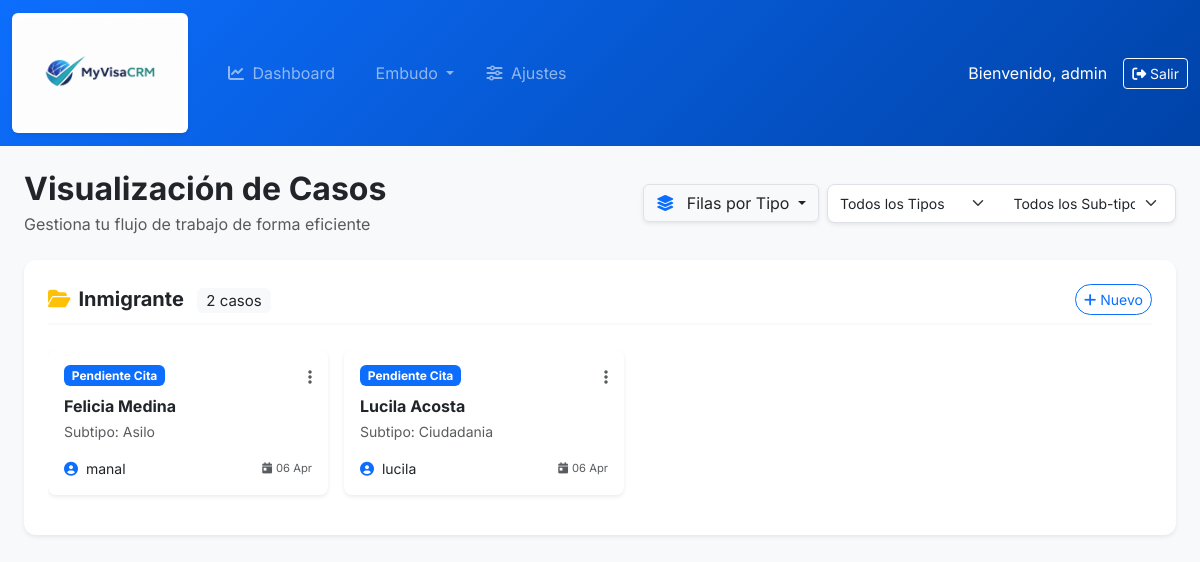
The page /funnel/?view=rows (signed in) on the database as committed earlier.
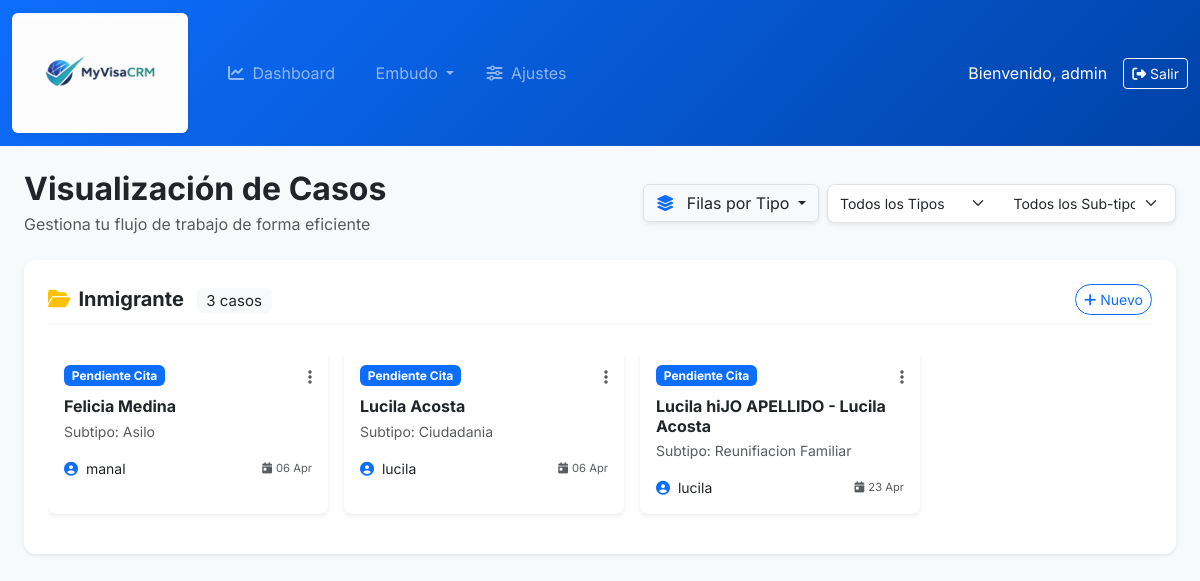
The same page on the database as committed later.
### crm/models.py (models this page shows, shortened)
class TipoCaso(models.Model):
    agencia = models.ForeignKey(Agencia, on_delete=models.CASCADE, related_name='tipos_casos')
    nombre = models.CharField(max_length=100)

class Caso(models.Model):
    agencia = models.ForeignKey(Agencia, on_delete=models.CASCADE, related_name='casos', null=True)
    titulo = models.CharField(max_length=200, help_text="Ej: Juan Perez - Residencia")
    tipo = models.ForeignKey(TipoCaso, on_delete=models.SET_NULL, null=True, blank=True)
    sub_tipo = models.ForeignKey(SubTipoCaso, on_delete=models.SET_NULL, null=True, blank=True)
    chat_habilitado = models.BooleanField(
        default=True,
        help_text="Permite al cliente enviar mensajes al preparador desde su portal"
    )
    beneficiario_principal = models.ForeignKey(User, on_delete=models.CASCADE, related_name='casos_cliente')
    preparador = models.ForeignKey(User, on_delete=models.SET_NULL, null=True, related_name='casos_gestionados')
    status_actual = models.ForeignKey(CaseStatus, on_delete=models.PROTECT, related_name='casos')
    caso_principal = models.ForeignKey('self', on_delete=models.SET_NULL, null=True, blank=True, related_name='sub_casos')
    derivado = models.ForeignKey('Derivado', on_delete=models.SET_NULL, null=True, blank=True, related_name='caso_especifico')
    fecha_apertura = models.DateTimeField(auto_now_add=True)
    ultima_modificacion = models.DateTimeField(auto_now=True)
    esta_archivado = models.BooleanField(
        default=False,
        help_text="Los casos archivados no cuentan para el límite del plan, pero no se pueden editar ni reabrir."
    )

class CaseStatus(models.Model):
    agencia = models.ForeignKey(Agencia, on_delete=models.CASCADE, related_name='estados_casos', null=True)
    nombre = models.CharField(max_length=100)
    orden = models.PositiveIntegerField(default=0, help_text="Define la posición en el embudo")
    color = models.CharField(max_length=7, default="#0d6efd", help_text="Color en formato HEX para las etiquetas")
    class Meta:
        ordering = ['orden']
        verbose_name = "Estado del Caso"
        verbose_name_plural = "Estados de los Casos"

class SubTipoCaso(models.Model):
    tipo_caso = models.ForeignKey(TipoCaso, on_delete=models.CASCADE, related_name='subtipos')
    nombre = models.CharField(max_length=100)

### crm/views.py (the view)
# urls.py: path('funnel/', views.funnel_view, name='funnel'),
@login_required
def funnel_view(request):
    if request.user.profile.tipo != 'MIEMBRO':
        return redirect('client_portal')
    tipo_filtro = request.GET.get('tipo', '')
    sub_tipo_filtro = request.GET.get('sub_tipo', '')
    view_type = request.GET.get('view', 'kanban') # Default to kanban
    agencia = request.user.profile.agencia
    estados = CaseStatus.objects.filter(agencia=agencia).order_by('orden')
    casos_preparador = Caso.objects.filter(agencia=agencia).select_related('status_actual', 'tipo', 'sub_tipo')
    if tipo_filtro:
        casos_preparador = casos_preparador.filter(tipo_id=tipo_filtro)
    if sub_tipo_filtro:
        casos_preparador = casos_preparador.filter(sub_tipo_id=sub_tipo_filtro)
    casos_por_estado = {estado: [] for estado in estados}
    for caso in casos_preparador:
        if caso.status_actual in casos_por_estado:
            casos_por_estado[caso.status_actual].append(caso)
    tipos = TipoCaso.objects.filter(agencia=agencia)
    casos_por_tipo = {tipo: [] for tipo in tipos}
    for caso in casos_preparador:
        if caso.tipo in casos_por_tipo:
            casos_por_tipo[caso.tipo].append(caso)
    context = {
        'estados': estados,
        'casos_por_estado':    casos_por_estado,
        'casos_por_tipo': casos_por_tipo,
        'tipo_actual': tipo_filtro,
        'sub_tipo_actual': sub_tipo_filtro,
        'view_type': view_type,
        'tipos': tipos,
        'sub_tipos': SubTipoCaso.objects.filter(tipo_caso__agencia=agencia),
    }
    return render(request, 'crm/funnel.html', context)

### templates/crm/funnel.html (shortened to what this page needs)
{% extends 'base.html' %}
{% block content %}
<div class="row mb-4 align-items-center">
    <div class="col-md-6">
        <h2 class="fw-bold mb-1">Visualización de Casos</h2>
        <p class="text-muted mb-0">Gestiona tu flujo de trabajo de forma eficiente</p>
    </div>
    <div class="col-md-6">
        <div class="d-flex gap-2 justify-content-md-end mt-3 mt-md-0">
             <div class="dropdown">
                <button class="btn btn-white shadow-sm border dropdown-toggle" type="button" id="viewDropdown" data-bs-toggle="dropdown" aria-expanded="false">
                    <i class="fa-solid fa-layer-group me-2 text-primary"></i>
                    {% if view_type == 'kanban' %}Vista Kanban
                    {% elif view_type == 'rows' %}Filas por Tipo
                    {% elif view_type == 'list' %}Vista de Lista
                    {% endif %}
                </button>
            </div>
            <form method="get" class="d-flex gap-2 bg-white p-1 rounded-3 shadow-sm border">
                <select name="tipo" class="form-select form-select-sm border-0" style="min-width: 150px;" onchange="this.form.submit()">
                    <option value="">Todos los Tipos</option>
                </select>
                <select name="sub_tipo" class="form-select form-select-sm border-0" style="min-width: 150px;" onchange="this.form.submit()">
                    <option value="">Todos los Sub-tipos</option>
                </select>
            </form>
        </div>
    </div>
</div>
{% if view_type == 'kanban' %}
    <div class="kanban-board">
        {% for estado, listado_casos in casos_por_estado.items %}
        <div class="kanban-col border-0 shadow-sm" data-status-id="{{ estado.id }}">
            <h6 class="fw-bold mb-3 px-2 d-flex justify-content-between align-items-center">
                <span><i class="fa-solid fa-circle me-2" style="color: {{ estado.color|default:'#0d6efd' }}; font-size: 0.7rem;"></i>{{ estado.nombre }}</span>
                <span class="badge bg-white text-dark shadow-sm border rounded-pill small">{{ listado_casos|length }}</span>
            </h6>
            <div class="kanban-cards-container" style="min-height: 100px;">
                {% for caso in listado_casos %}
                    <div class="card kanban-card mb-3 shadow-sm border-0" data-id="{{ caso.pk }}">
                        <div class="card-body p-3">
                            <a href="{% url 'case_detail' caso.pk %}" class="text-decoration-none text-dark">
                                <h6 class="card-title fw-bold mb-1 text-primary">{{ caso.titulo }}</h6>
                            </a>
                            <div class="mb-2 mt-2">
                                <span class="badge bg-primary-subtle text-primary border-0 small">{{ caso.tipo.nombre|default:"Sin Tipo" }}</span>
                                <span class="badge bg-light text-secondary border-0 small">{{ caso.sub_tipo.nombre|default:"Sin Subtipo" }}</span>
                            </div>
                            <p class="text-muted small mb-0"><i class="fa-solid fa-user-circle me-1"></i> {{ caso.beneficiario_principal.get_full_name|default:caso.beneficiario_principal.username|truncatechars:20 }}</p>
                            {% with act=caso.actividades.first %}
                                {% if act %}
                                    <hr class="my-2 opacity-25">
                                    <div class="small fw-semibold d-flex justify-content-between text-{{ act.semaforo_alerta }}">
                                        <span><i class="fa-solid fa-bolt me-1"></i> {{ act.titulo|truncatechars:25 }}</span>
                                    </div>
                                {% endif %}
                            {% endwith %}
                        </div>
                    </div>
                {% empty %}
                    <div class="p-4 text-center text-muted small border rounded-3 bg-light border-dashed">
                        Vacío
                    </div>
                {% endfor %}
            </div>
        </div>
        {% endfor %}
    </div>
{% elif view_type == 'rows' %}
    {% for tipo, cases in casos_por_tipo.items %}
    <div class="swimlane-row shadow-sm" data-tipo-id="{{ tipo.id }}">
        <div class="swimlane-header d-flex justify-content-between align-items-center">
            <h5 class="fw-bold mb-0">
                <i class="fa-solid fa-folder-open text-warning me-2"></i>{{ tipo.nombre }}
                <span class="ms-2 badge bg-light text-dark fw-normal small">{{ cases|length }} casos</span>
            </h5>
            <button class="btn btn-sm btn-outline-primary rounded-pill"><i class="fa-solid fa-plus me-1"></i>Nuevo</button>
        </div>
        <div class="swimlane-container drag-container">
            {% for caso in cases %}
            <div class="card kanban-card swimlane-card shadow-sm border-0 rounded-3" data-id="{{ caso.pk }}">
                <div class="card-body p-3">
                    <div class="d-flex justify-content-between align-items-start mb-2">
                        <span class="badge" style="background-color: {{ caso.status_actual.color|default:'#0d6efd' }};">{{ caso.status_actual.nombre }}</span>
                        <div class="dropdown">
                            <i class="fa-solid fa-ellipsis-v text-muted cursor-pointer" data-bs-toggle="dropdown"></i>
                        </div>
                    </div>
                    <h6 class="fw-bold mb-1"><a href="{% url 'case_detail' caso.pk %}" class="text-dark text-decoration-none">{{ caso.titulo }}</a></h6>
                    <p class="text-muted small mb-3">Subtipo: {{ caso.sub_tipo.nombre|default:"N/A" }}</p>
                    <div class="d-flex justify-content-between align-items-center">
                        <div class="avatar-group small">
                             <i class="fa-solid fa-circle-user text-primary me-1"></i>
                             {{ caso.beneficiario_principal.get_full_name|default:caso.beneficiario_principal.username|truncatechars:18 }}
                        </div>
                        <div class="text-muted" style="font-size: 0.7rem;">
                            <i class="fa-solid fa-calendar-day me-1"></i>{{ caso.fecha_apertura|date:"d M" }}
                        </div>
                    </div>
                </div>
            </div>
            {% empty %}
            <div class="p-4 w-100 text-center text-muted border border-dashed rounded-3">
                No hay casos de este tipo activos.
            </div>
            {% endfor %}
        </div>
    </div>
    {% endfor %}
{% endif %}
{% endblock %}

### templates/base.html (shortened to what this page needs)
{% load static %}
<!DOCTYPE html>
<html lang="es">
<head>
    <link href="https://cdn.jsdelivr.net/npm/bootstrap@5.3.0/dist/css/bootstrap.min.css" rel="stylesheet">
    <link href="https://cdnjs.cloudflare.com/ajax/libs/font-awesome/6.4.0/css/all.min.css" rel="stylesheet">
</head>
<body>
    <nav class="navbar navbar-expand-lg navbar-dark mb-4">
        <div class="container-fluid">
            <a class="navbar-brand fw-bold" href="/">
                <img src="{% static 'crm/myvisacrm.png' %}" alt="MyVisaCRM" height="120"
                    class="me-2 rounded shadow-sm bg-white p-1">
            </a>
            {% if user.is_authenticated %}
            <div class="collapse navbar-collapse" id="navs">
                <ul class="navbar-nav me-auto mb-2 mb-lg-0">
                    {% if user.is_staff or user.profile.es_admin_agencia|default_if_none:False %}
                    <li class="nav-item">
                        <a class="nav-link px-3" href="{% url 'dashboard' %}"><i
                                class="fa-solid fa-chart-line me-1"></i> Dashboard</a>
                    </li>
                    <li class="nav-item dropdown">
                        <a class="nav-link dropdown-toggle px-3" href="#" id="funnelDropdown" role="button"
                            data-bs-toggle="dropdown" aria-expanded="false">
                             Embudo
                        </a>
                    </li>
                    <li class="nav-item">
                        <a class="nav-link px-3" href="{% url 'global_settings' %}"><i
                                class="fa-solid fa-sliders me-1"></i> Ajustes</a>
                    </li>
                    {% else %}
                    <li class="nav-item">
                        <a class="nav-link" href="{% url 'client_portal' %}"><i class="fa-solid fa-user"></i> Portal de
                            Cliente</a>
                    </li>
                    {% endif %}
                </ul>
                <div class="d-flex text-white align-items-center">
                    <span class="me-3">Bienvenido, {{ user.username }}</span>
                    <form method="post" action="{% url 'logout' %}" class="d-inline">
                        <button type="submit" class="btn btn-sm btn-outline-light"><i
                                class="fa-solid fa-right-from-bracket"></i> Salir</button>
                    </form>
                </div>
            </div>
            {% endif %}
        </div>
    </nav>
    <div class="container-fluid px-4 pb-5">
        {% block content %}{% endblock %}
    </div>
</body>
</html>

### templates/base.html (style rules this page uses)
body { background-color: #f8f9fa; font-family: 'Inter', sans-serif; }
.navbar { background: linear-gradient(135deg, #0d6efd 0%, #0043a8 100%); }
.card { border-radius: 12px; border: none; box-shadow: 0 4px 6px -1px rgba(0, 0, 0, .1), 0 2px 4px -1px rgba(0, 0, 0, .06); }
.kanban-card { cursor: pointer; transition: transform 0.2s; }

### templates/crm/funnel.html (style rules this page uses)
.kanban-card { transition: all 0.2s ease; border: 1px solid #dee2e6; }
.swimlane-row { background: #fff; border-radius: 12px; margin-bottom: 2rem; padding: 1.5rem; box-shadow: 0 2px 10px rgba(0,0,0,0.05); }
.swimlane-header { border-bottom: 2px solid #f8f9fa; margin-bottom: 1.5rem; padding-bottom: 0.5rem; }
.swimlane-container { display: flex; gap: 1rem; overflow-x: auto; padding-bottom: 1rem; }
.swimlane-card { min-width: 280px; max-width: 280px; flex-shrink: 0; }
.cursor-pointer { cursor: pointer; }

Rows that differ between the two databases and show on the page:
computed for TipoCaso "Inmigrante": cases "2" → "3"
added Caso: status_actual.nombre "Pendiente Cita", titulo "Lucila hiJO APELLIDO - Lucila Acosta", sub_tipo.nombre "Reunifiacion Familiar", beneficiario_principal.get_full_name "lucila", fecha_apertura "23 Apr"
